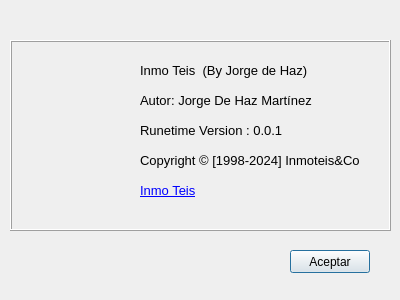
<?xml version="1.0" encoding="UTF-8"?>
<ui version="4.0">
 <class>dlgAbout</class>
 <widget class="QDialog" name="dlgAbout">
  <property name="geometry">
   <rect>
    <x>0</x>
    <y>0</y>
    <width>400</width>
    <height>300</height>
   </rect>
  </property>
  <property name="minimumSize">
   <size>
    <width>400</width>
    <height>300</height>
   </size>
  </property>
  <property name="maximumSize">
   <size>
    <width>400</width>
    <height>300</height>
   </size>
  </property>
  <property name="windowTitle">
   <string>Acerca de:</string>
  </property>
  <property name="windowIcon">
   <iconset>
    <normaloff>../img/iconoInmo.ico</normaloff>../img/iconoInmo.ico</iconset>
  </property>
  <property name="modal">
   <bool>true</bool>
  </property>
  <widget class="QFrame" name="frame">
   <property name="geometry">
    <rect>
     <x>10</x>
     <y>40</y>
     <width>381</width>
     <height>191</height>
    </rect>
   </property>
   <property name="frameShape">
    <enum>QFrame::Box</enum>
   </property>
   <property name="frameShadow">
    <enum>QFrame::Raised</enum>
   </property>
   <widget class="QLabel" name="label">
    <property name="geometry">
     <rect>
      <x>130</x>
      <y>20</y>
      <width>211</width>
      <height>21</height>
     </rect>
    </property>
    <property name="font">
     <font>
      <pointsize>10</pointsize>
     </font>
    </property>
    <property name="text">
     <string>Inmo Teis  (By Jorge de Haz)</string>
    </property>
   </widget>
   <widget class="QLabel" name="lblicono">
    <property name="geometry">
     <rect>
      <x>30</x>
      <y>60</y>
      <width>60</width>
      <height>61</height>
     </rect>
    </property>
    <property name="minimumSize">
     <size>
      <width>60</width>
      <height>60</height>
     </size>
    </property>
    <property name="maximumSize">
     <size>
      <width>60</width>
      <height>16777215</height>
     </size>
    </property>
    <property name="text">
     <string/>
    </property>
    <property name="pixmap">
     <pixmap>../img/iconoInmo.ico</pixmap>
    </property>
    <property name="scaledContents">
     <bool>true</bool>
    </property>
   </widget>
   <widget class="QLabel" name="label_2">
    <property name="geometry">
     <rect>
      <x>130</x>
      <y>50</y>
      <width>211</width>
      <height>21</height>
     </rect>
    </property>
    <property name="font">
     <font>
      <pointsize>10</pointsize>
     </font>
    </property>
    <property name="text">
     <string>Autor: Jorge De Haz Martínez</string>
    </property>
   </widget>
   <widget class="QLabel" name="label_3">
    <property name="geometry">
     <rect>
      <x>130</x>
      <y>80</y>
      <width>171</width>
      <height>21</height>
     </rect>
    </property>
    <property name="font">
     <font>
      <pointsize>10</pointsize>
     </font>
    </property>
    <property name="text">
     <string>Runetime Version : 0.0.1</string>
    </property>
   </widget>
   <widget class="QLabel" name="label_4">
    <property name="geometry">
     <rect>
      <x>130</x>
      <y>110</y>
      <width>251</width>
      <height>21</height>
     </rect>
    </property>
    <property name="font">
     <font>
      <pointsize>10</pointsize>
     </font>
    </property>
    <property name="text">
     <string>Copyright © [1998-2024] Inmoteis&amp;Co</string>
    </property>
   </widget>
   <widget class="QLabel" name="label_5">
    <property name="geometry">
     <rect>
      <x>130</x>
      <y>140</y>
      <width>251</width>
      <height>21</height>
     </rect>
    </property>
    <property name="font">
     <font>
      <pointsize>10</pointsize>
     </font>
    </property>
    <property name="text">
     <string>&lt;a href=&quot;http://www.edu.xunta.gal/centros/iesteis&quot;&gt;Inmo Teis&lt;/a&gt;</string>
    </property>
    <property name="openExternalLinks">
     <bool>true</bool>
    </property>
    <property name="textInteractionFlags">
     <set>Qt::TextBrowserInteraction</set>
    </property>
   </widget>
  </widget>
  <widget class="QPushButton" name="btnAceptarabout">
   <property name="geometry">
    <rect>
     <x>290</x>
     <y>250</y>
     <width>80</width>
     <height>23</height>
    </rect>
   </property>
   <property name="maximumSize">
    <size>
     <width>80</width>
     <height>25</height>
    </size>
   </property>
   <property name="text">
    <string>Aceptar</string>
   </property>
  </widget>
 </widget>
 <resources/>
 <connections/>
</ui>
